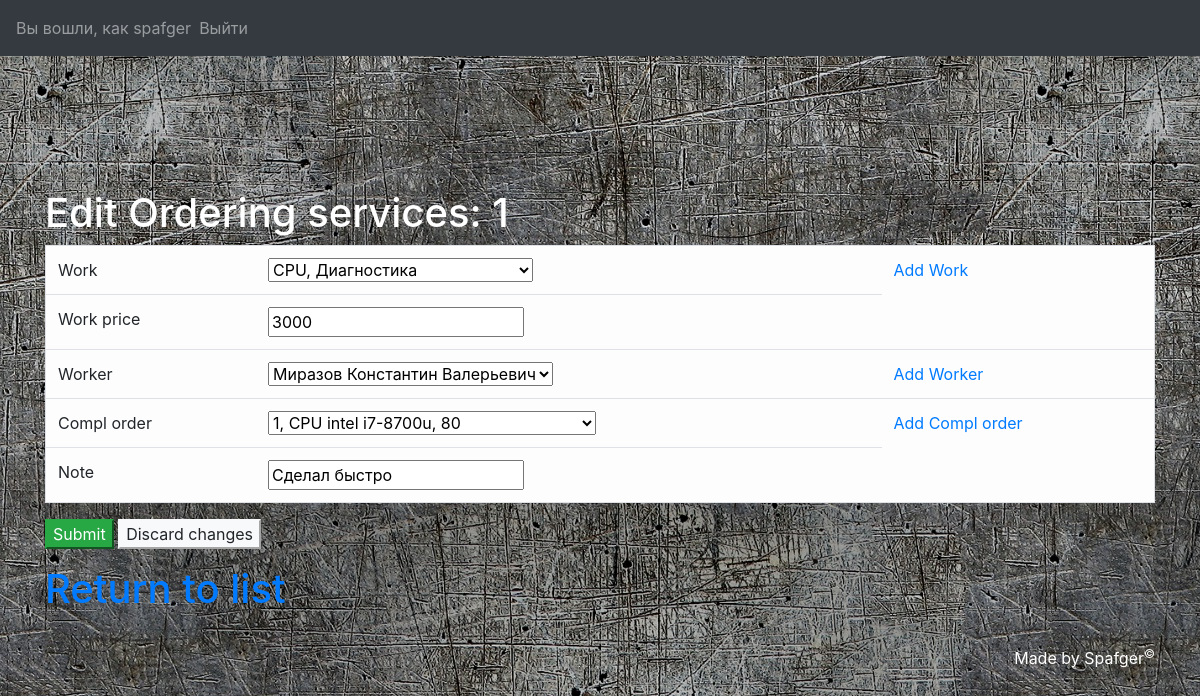
/LabaUD/mainmenu/Orse/editorseform/1 (signed in), run on the app's committed database.
### LabaUD/models.py (models this page shows)
class Ordering_services(models.Model):
    id_ordering_services = models.AutoField(primary_key=True)
    work_id = models.ForeignKey(Work, on_delete=models.CASCADE)
    work_price = models.IntegerField()
    worker_id = models.ForeignKey(Worker, on_delete=models.CASCADE)
    compl_order_id = models.ForeignKey(Compl_order, on_delete=models.CASCADE)
    note_ordering_services = models.CharField(max_length=128)
    def __str__(self):
        return str(self.id_ordering_services)

### LabaUD/views.py (the view, shortened to what this page needs)
# urls.py: url(r'^mainmenu/Orse/editorseform/(?P<orse_name>[\w-]+)$', views.editorse_form, name='edit_orse'),
def editorse_form(request, orse_name):
    cur_user = get_user(request)
    if cur_user.is_staff:
        orse = Ordering_services.objects.get(id_ordering_services=orse_name)
        form = Ordering_services_Form(instance=orse)
        flag = False
        return render(request, "bdedit/Orse/editorse.html", locals())
    else:
        return redirect("../../../failed")

### LabaUD/forms.py
class Ordering_services_Form(ModelForm):
    class Meta:
        model = Ordering_services
        fields = ["id_ordering_services", "work_id", "work_price", "worker_id", "compl_order_id", "note_ordering_services"]

### LabaUD/models.py (called while the page is built)
    def __str__(self):
        return self.fio_worker

    def __str__(self):
        return self.detail + ", " + self.work_name

    def __str__(self):
        return self.compl_name

    def __str__(self):
        return str(self.compl_id) + ", " + str(self.stock_balance)

    def __str__(self):
        return str(self.id_compl_order) + ", " + str(self.store_compl_id)

### templates/bdedit/Orse/editorse.html (shortened to what this page needs)
{% extends "base.html" %}
{% block content %}
    <div class="container">
        <h1 style="color: #FFFFFF">Edit Ordering services: {{ orse }}</h1>
    </div>
    <div class="container">
        <form action="" method="post">
            <table class="table table-light border" align="center">
                <tr>
                    <td>Work</td>
                    <td>{{ form.work_id }}</td>
                    <td><a href="{% url "add_work" %}">Add Work</a></td>
                </tr>
                <tr>
                    <td>Work price</td>
                    <td>{{ form.work_price }}</td>
                </tr>
                <tr>
                    <td>Worker</td>
                    <td>{{ form.worker_id }}</td>
                    <td><a href="{% url "add_worker" %}">Add Worker</a></td>
                </tr>
                <tr>
                    <td>Compl order</td>
                    <td>{{ form.compl_order_id }}</td>
                    <td><a href="{% url "add_como" %}">Add Compl order</a></td>
                </tr>
                <tr>
                    <td>Note</td>
                    <td>{{ form.note_ordering_services }}</td>
                </tr>
            </table>
            <p>
                <input type="submit" class="btn-success">
                <a href="../outorse"><input type="button" class="btn-light" value="Discard changes"></a>
            </p>
        </form>
        <h1><a href="{% url "out_orse" %}">Return to list</a></h1>
    </div>
{% endblock content %}

### templates/header.html (shortened to what this page needs)
<nav class="navbar navbar-expand-sm bg-dark navbar-dark">
{% if cur_user.id is not None %}
<ul class="navbar-nav mr-2">
    <li class="nav-item">
        <span class="navbar-text">
            Вы вошли, как {{ cur_user }}
        </span>
    </li>
    <li class="nav-item">
        <a class="nav-link" href="{% url 'logout' %}">Выйти</a>
    </li>
</ul>
{% endif %}
</nav>
<div class="container-fluid">
    <table class="w-75" style="height: 100px; margin: 0 auto">
            <tr>
            </tr>
    </table>
</div>
<hr>

### data on the page
Ordering_services: id_ordering_services "1", work_id "CPU, Диагностика", work_price "3000", worker_id "Миразов Константин Валерьевич", compl_order_id "1, CPU intel i7-8700u, 80", note_ordering_services "Сделал быстро"

### other printed values
{{ cur_user }} "spafger"
